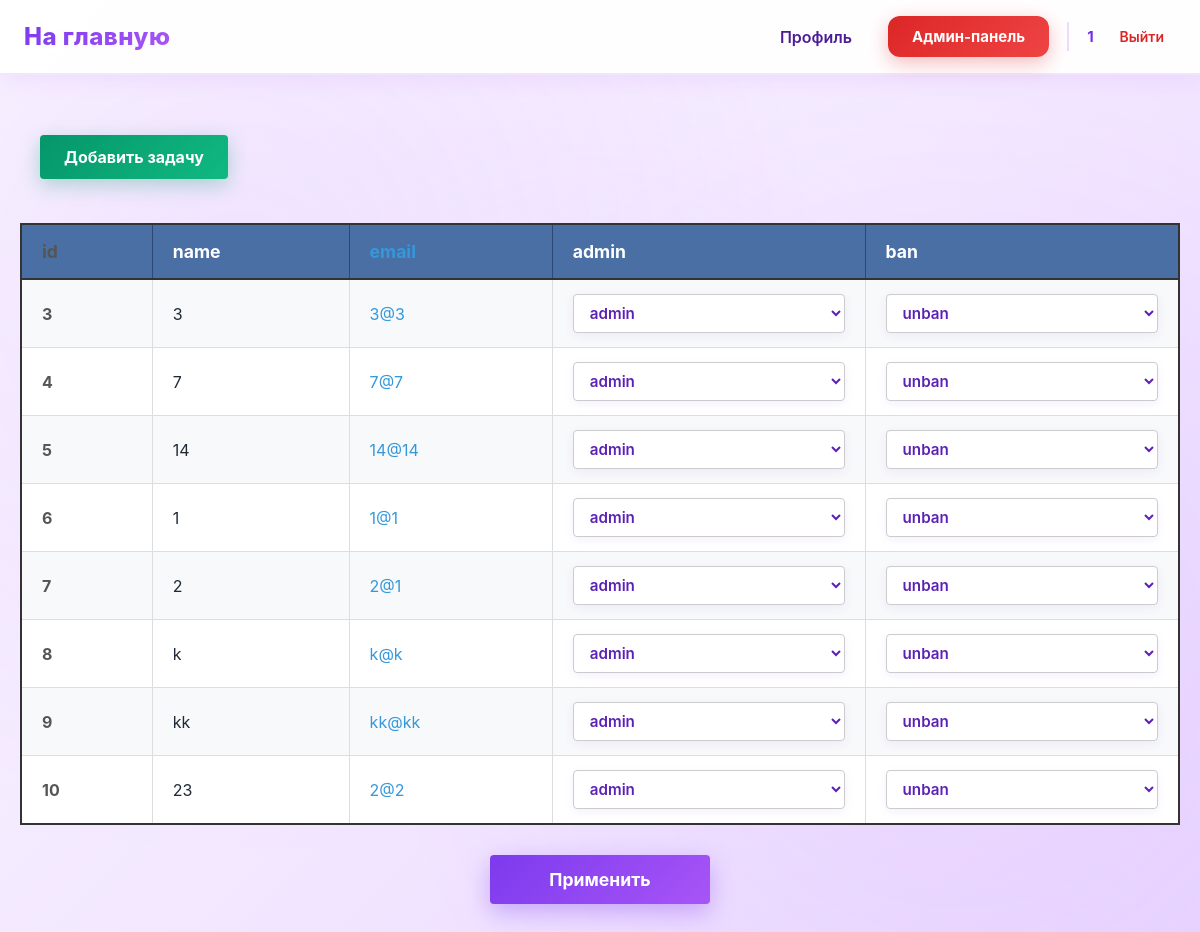
The app's page /admin (signed in) with its own data.
### data/users.py (models this page shows, shortened)
class User(SqlAlchemyBase, UserMixin):
    __tablename__ = 'users'
    id = sqlalchemy.Column(sqlalchemy.Integer,
                           primary_key=True, autoincrement=True)
    name = sqlalchemy.Column(sqlalchemy.String, nullable=True)
    email = sqlalchemy.Column(sqlalchemy.String,
                              index=True, unique=True, nullable=True)
    hashed_password = sqlalchemy.Column(sqlalchemy.String, nullable=True)
    elo_rating = sqlalchemy.Column(sqlalchemy.Float, default=1000)
    admin = sqlalchemy.Column(sqlalchemy.Boolean, default=0)
    ban = sqlalchemy.Column(sqlalchemy.Boolean, default=0)
    created_date = sqlalchemy.Column(sqlalchemy.DateTime,
                                     default=datetime.datetime.now)
    submissions = orm.relationship("Submissions", back_populates="user")

### main.py (the view)
@app.route('/admin', methods=["GET", "POST"])
@login_required
@admin_required
@user_ban
def admin():
    db_sess = db_session.create_session()
    users = db_sess.query(User)
    return render_template("admin_first.html", users=users)

### data/db_session.py (called while the page is built)
def create_session() -> Session:
    global __factory
    return __factory()

### main.py (called while the page is built)
@login_manager.user_loader
def load_user(user_id):
    db_sess = db_session.create_session()
    return db_sess.get(User, user_id)

def admin_required(func):
    @wraps(func)
    def wrapper(*args, **kwargs):
        if not current_user.admin:
            abort(403)
        return func(*args, **kwargs)
    return wrapper

def user_ban(func):
    @wraps(func)
    def wrapper(*args, **kwargs):
        if current_user.ban:
            abort(403)
        return func(*args, **kwargs)
    return wrapper

### templates/admin_first.html (shortened to what this page needs)
{% extends "base.html" %}
{% block styles %}
<link rel="stylesheet" href="{{ url_for('static', filename='admin_first.css') }}">
{% endblock %}
{% block content %}
<a class="btn btn-task" href="/admin/task">Добавить задачу</a>
<div class="table-container">
    <table>
        <tr>
            <td>id</td>
            <td>name</td>
            <td>email</td>
            <td>admin</td>
            <td>ban</td>
        </tr>
        {% for user in users %}
        <tr>
            <td>{{user.id}}</td>
            <td>{{ user.name }}</td>
            <td>{{user.email}}</td>
            <td>
                <select class="admin-select" data-user-id="{{user.id}}">
                    {% if user.admin == 1 %}
                        <option value="admin" selected>admin</option>
                    {% else %}
                        <option value="admin">admin</option>
                        <option value="user" selected>user</option>
                    {% endif %}
                </select>
            </td>
            <td>
                <select class="ban-select" data-user-id="{{user.id}}">
                    {% if user.ban == 1 %}
                        <option value="banned" selected>ban</option>
                        <option value="unbanned">unban</option>
                    {% else %}
                        <option value="unbanned" selected>unban</option>
                    {% endif %}
                </select>
            </td>
        </tr>
        {% endfor %}
    </table>
</div>
<button type="button" id="applytBtn">Применить</button>
{% endblock %}

### templates/base.html (shortened to what this page needs)
<!doctype html>
<html lang="ru">
<head>
    <link rel="stylesheet" href="{{ url_for('static', filename='base.css') }}">
    {% block styles %}{% endblock %}
</head>
<body>
<header class="site-header">
    <nav class="navbar">
        <div class="nav-left">
            <a class="logo" href="/">На главную</a>
        </div>
        <div class="nav-right">
            {% if current_user.is_authenticated %}
                <a class="nav-link" href="/profile">Профиль</a>
                {% if current_user.admin %}
                    <a class="btn btn-admin" href="/admin">Админ-панель</a>
                {% endif %}
                <div class="user-menu">
                    <span class="username">{{ current_user.name }}</span>
                    <a class="logout" href="/logout">Выйти</a>
                </div>
            {% else %}
                <a class="btn btn-outline" href="/login">Войти</a>
                <a class="btn btn-primary" href="/register">Регистрация</a>
            {% endif %}
        </div>
    </nav>
</header>
<main class="page-content">
    {% block content %}{% endblock %}
</main>
</body>
</html>

### static/base.css (style rules this page uses)
* { box-sizing: border-box; margin: 0; padding: 0; font-family: "Inter", "Segoe UI", Arial, sans-serif; }
body { background: linear-gradient(135deg, #faf5ff 0%, #f3e8ff 50%, #e9d5ff 100%); background-attachment: fixed; color: #1f2937; min-height: 100vh; position: relative; }
body::before { content: ''; position: fixed; top: 0; left: 0; right: 0; bottom: 0; background: radial-gradient(circle at 20% 30%, rgba(168, 85, 247, 0.08) 0%, transparent 50%), radial-gradient(circle at 80% 70%, rgba(192, 132, 252, 0.08) 0%, transparent 50%), radial-gradient(circle at 50% 50%, rgba(233, 213, 255, 0.1) 0%, transparent 50%); pointer-events: none; z-index: 0; }
.site-header { background: rgba(255, 255, 255, 0.95); backdrop-filter: blur(20px); border-bottom: 2px solid rgba(168, 85, 247, 0.15); box-shadow: 0 4px 20px rgba(168, 85, 247, 0.1); position: relative; z-index: 100; }
.navbar { max-width: 1200px; margin: 0 auto; padding: 16px 24px; display: flex; align-items: center; justify-content: space-between; }
.logo { font-size: 24px; font-weight: 800; text-decoration: none; background: linear-gradient(135deg, #7c3aed, #a855f7); -webkit-background-clip: text; -webkit-text-fill-color: transparent; background-clip: text; letter-spacing: 0.5px; transition: all 0.3s ease; position: relative; }
.logo::after { content: ''; position: absolute; bottom: -4px; left: 0; width: 0; height: 3px; background: linear-gradient(90deg, #7c3aed, #a855f7); border-radius: 2px; transition: width 0.3s ease; }
.nav-left, .nav-right { display: flex; align-items: center; gap: 18px; position: relative; z-index: 10; }
.nav-link { text-decoration: none; color: #4c1d95; font-weight: 600; padding: 10px 18px; border-radius: 12px; transition: all 0.3s ease; position: relative; background: transparent; }
.btn-admin { background: linear-gradient(135deg, #dc2626, #ef4444); color: #ffffff !important; box-shadow: 0 6px 20px rgba(220, 38, 38, 0.3); position: relative; overflow: hidden; font-weight: 700; padding: 10px 20px; border-radius: 12px; text-decoration: none; transition: all 0.3s ease; }
.btn-admin::before { content: ''; position: absolute; top: 50%; left: 50%; width: 0; height: 0; border-radius: 50%; background: rgba(255, 255, 255, 0.2); transform: translate(-50%, -50%); transition: width 0.6s ease, height 0.6s ease; }
.user-menu { display: flex; align-items: center; gap: 14px; padding-left: 18px; border-left: 2px solid rgba(168, 85, 247, 0.2); }
.username { font-size: 15px; font-weight: 700; color: #5b21b6; background: linear-gradient(135deg, #6d28d9, #7c3aed); -webkit-background-clip: text; -webkit-text-fill-color: transparent; background-clip: text; }
.logout { text-decoration: none; font-size: 14px; color: #dc2626; font-weight: 600; padding: 6px 12px; border-radius: 8px; transition: all 0.2s ease; }
.btn { text-decoration: none; font-size: 15px; padding: 11px 24px; border-radius: 12px; font-weight: 700; transition: all 0.3s cubic-bezier(0.4, 0, 0.2, 1); position: relative; overflow: hidden; z-index: 1; display: inline-block; }
.btn::before { content: ''; position: absolute; top: 50%; left: 50%; width: 0; height: 0; border-radius: 50%; background: rgba(255, 255, 255, 0.2); transform: translate(-50%, -50%); transition: width 0.6s ease, height 0.6s ease; z-index: -1; }
.page-content { max-width: 1200px; margin: 40px auto; padding: 0 20px; position: relative; z-index: 10; }
a { color: #7c3aed; }
input, textarea, select { background: #ffffff; border: 2px solid rgba(168, 85, 247, 0.2); border-radius: 10px; padding: 12px 16px; color: #1f2937; font-size: 14px; transition: all 0.3s ease; }

### records on screen
User: name "1", id "6", email "1@1", admin+id "admin", ban+id "unban"
User: id "3", name "3", email "3@3", admin+id "admin", ban+id "unban"
User: id "4", name "7", email "7@7", admin+id "admin", ban+id "unban"
User: id "5", name "14", email "14@14", admin+id "admin", ban+id "unban"
User: id "7", name "2", email "2@1", admin+id "admin", ban+id "unban"
User: id "8", name "k", email "k@k", admin+id "admin", ban+id "unban"
User: id "9", name "kk", email "kk@kk", admin+id "admin", ban+id "unban"
User: id "10", name "23", email "2@2", admin+id "admin", ban+id "unban"
